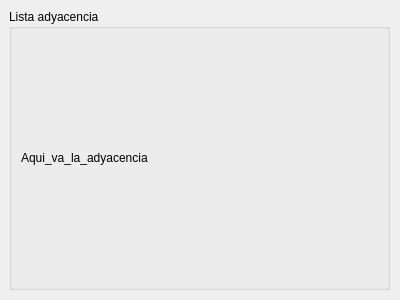
<?xml version="1.0" encoding="UTF-8"?>
<ui version="4.0">
 <class>graph_view</class>
 <widget class="QDialog" name="graph_view">
  <property name="geometry">
   <rect>
    <x>0</x>
    <y>0</y>
    <width>400</width>
    <height>300</height>
   </rect>
  </property>
  <property name="windowTitle">
   <string>Dialog</string>
  </property>
  <widget class="QGroupBox" name="groupBox">
   <property name="geometry">
    <rect>
     <x>9</x>
     <y>9</y>
     <width>381</width>
     <height>281</height>
    </rect>
   </property>
   <property name="title">
    <string>Lista adyacencia</string>
   </property>
   <layout class="QVBoxLayout" name="verticalLayout">
    <item>
     <widget class="QLabel" name="label_listad_adyacencia">
      <property name="text">
       <string>Aqui_va_la_adyacencia</string>
      </property>
     </widget>
    </item>
   </layout>
  </widget>
 </widget>
 <resources/>
 <connections/>
</ui>
